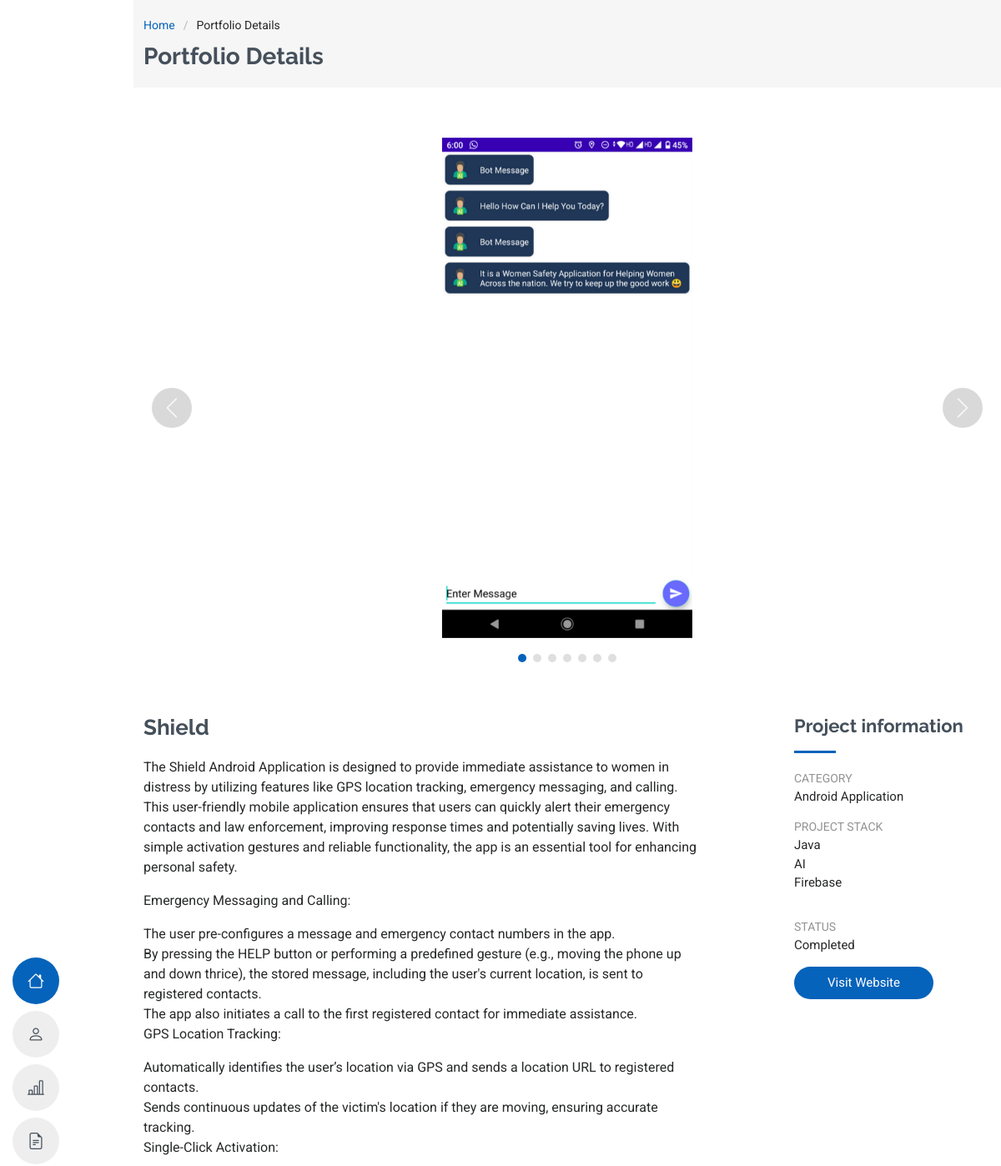
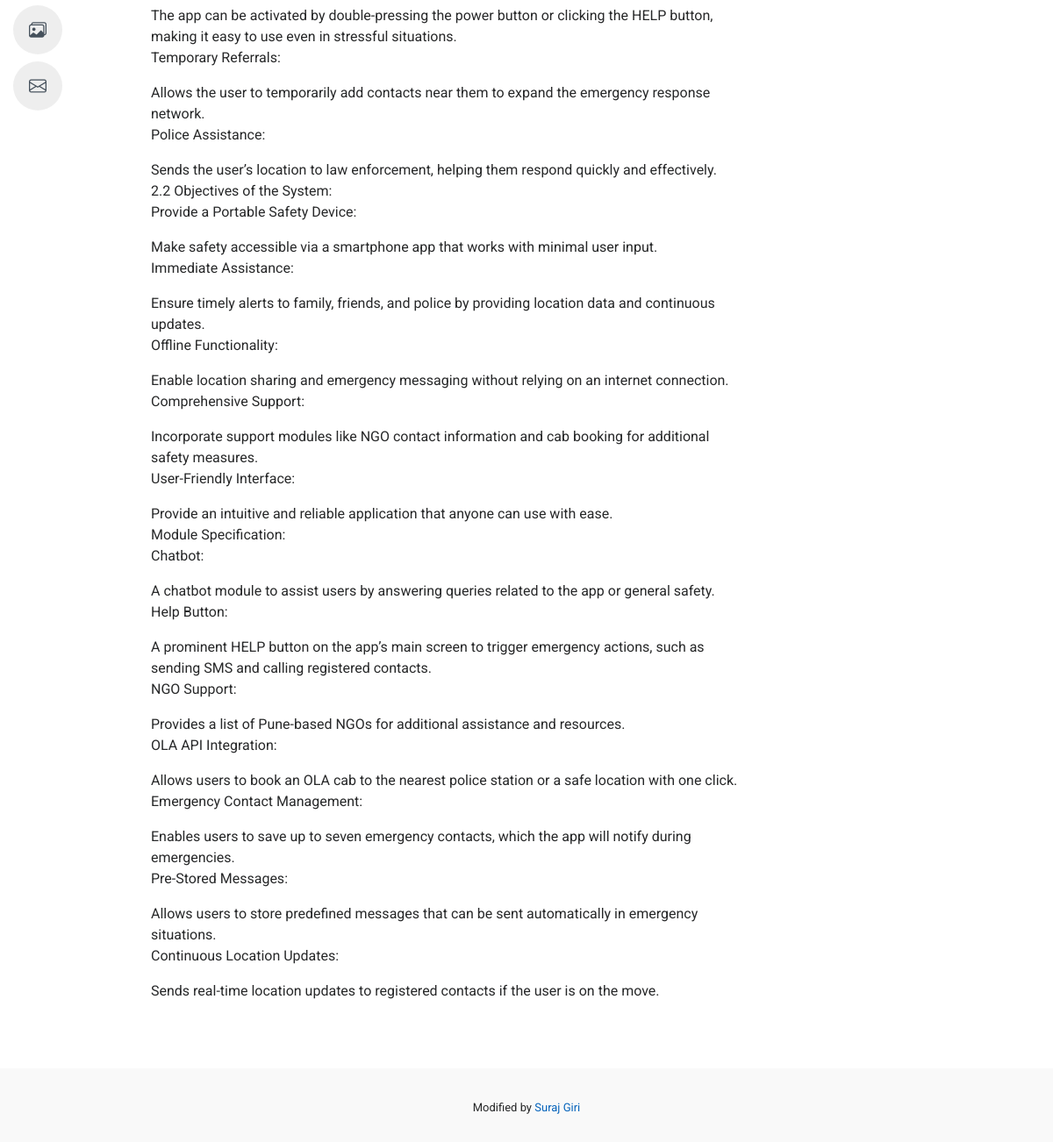
The app's page /portfolio/project/Shield/ with its own data (2 pictures, top to bottom).
### Portfolio/models.py (models this page shows, shortened)
class ProjectImage(models.Model):
    project = models.ForeignKey(Project, related_name='project_images', on_delete=models.CASCADE)
    image = models.ImageField(upload_to='project/images/', verbose_name='Image')

class Project(models.Model):
    CATEGORY_CHOICES = [
        ('Web Development', 'Web Development'),
        ('Desktop Application', 'Desktop Application'),
        ('Data Science', 'Data Science'),
        ('Android Application', 'Mobile App'),
        ('IOS Application', 'IOS Mobile App'),
    ]
    STATUS_CHOICES = [
        ('Ongoing', 'Ongoing'),
        ('Completed', 'Completed'),
        ('Pending', 'Pending'),
    ]
    project_name = models.CharField(max_length=100,unique=True)
    intro = models.TextField()
    project_description = models.TextField()
    category_type = models.CharField(max_length=50, choices=CATEGORY_CHOICES)
    stack = models.TextField()
    status = models.CharField(max_length=20, choices=STATUS_CHOICES)
    images = models.ImageField(upload_to='projects/', null=True, blank=True)

### Portfolio/views.py (the view)
# urls.py: path('portfolio/project/<str:project_name>/',views.projectInfo,name="project"),
def projectInfo(request,project_name):
    try:
        project_info = Project.objects.get(project_name = project_name)
        project_images = ProjectImage.objects.filter(project = project_info)
        return render(request,"developed-details.html",{'project_info':project_info,'project_images':project_images})
    except:
        return render(request,'developed-details.html')

### Portfolio/templates/developed-details.html (shortened to what this page needs)
<!DOCTYPE html>
<html lang="en">
{% load static %}
<head>
  {% include 'imports.html' %}
</head>
<body class="portfolio-details-page">
  {% include 'navigation.html' %}
  <main class="main">
    <div class="page-title" data-aos="fade">
      <div class="container">
        <nav class="breadcrumbs">
          <ol>
            <li><a href="{% url 'portfolio:home' %}">Home</a></li>
            <li class="current">Portfolio Details</li>
          </ol>
        </nav>
        <h1>Portfolio Details</h1>
      </div>
    </div>
    <section id="portfolio-details" class="portfolio-details section">
      <div class="container" data-aos="fade-up">
        <div class="portfolio-details-slider swiper init-swiper">
          <div class="swiper-wrapper align-items-center">
          {% if project_images %}
            {% for i in project_images %}
              <div class="swiper-slide">
                <img src="{{ i.image.url }}" alt=""  />
              </div>
            {% endfor %}
          {% else %}
            <p>No images available for this project.</p>
          {% endif %}
          </div>
          <div class="swiper-button-prev"></div>
          <div class="swiper-button-next"></div>
          <div class="swiper-pagination"></div>
        </div>
        <div class="row justify-content-between gy-4 mt-4">
          <div class="col-lg-8" data-aos="fade-up">
            <div class="portfolio-description">
              <h2>{{ project_info.project_name }}</h2>
              <p>
                {{ project_info.intro }}
              </p>
              <p >
                {{ project_info.project_description|linebreaks }}
              </p>
            </div>
          </div>
          <div class="col-lg-3" data-aos="fade-up" data-aos-delay="100">
            <div class="portfolio-info">
              <h3>Project information</h3>
              <ul>
                <li><strong>Category</strong>  {{ project_info.category_type }}</li>
                <li><strong>Project Stack</strong>
                   {{ project_info.stack|linebreaks }}
               </li>
               <li><strong>Status</strong>{{ project_info.status }}</li>
                <li><a href="#" class="btn-visit align-self-start">Visit Website</a></li>
              </ul>
            </div>
          </div>
        </div>
      </div>
    </section>
  </main>
  {% include 'footer.html' %}
</body>
</html>

### Portfolio/static/assets/css/main.css (style rules this page uses)
:root { --default-font: "Roboto", system-ui, -apple-system, "Segoe UI", Roboto, "Helvetica Neue", Arial, "Noto Sans", "Liberation Sans", sans-serif, "Apple Color Emoji", "Segoe UI Emoji", "Segoe UI Symbol", "Noto Color Emoji"; --heading-font: "Raleway", sans-serif; --nav-font: "Poppins", sans-serif; }
:root { --background-color: #ffffff; --default-color: #272829; --heading-color: #45505b; --accent-color: #0563bb; --surface-color: #ffffff; --contrast-color: #ffffff; }
:root { --nav-color: #45505b; --nav-hover-color: #0563bb; --nav-mobile-background-color: #ffffff; --nav-dropdown-background-color: #ffffff; --nav-dropdown-color: #212529; --nav-dropdown-hover-color: #0563bb; }
:root { scroll-behavior: smooth; }
body { color: var(--default-color); background-color: var(--background-color); font-family: var(--default-font); }
a { color: var(--accent-color); text-decoration: none; transition: 0.3s; }
h1, h2, h3, h4, h5, h6 { color: var(--heading-color); font-family: var(--heading-font); }
@media (min-width: 1200px) and (max-width: 1600px) { .header~main { margin-left: 160px; } }
.page-title { --background-color: color-mix(in srgb, var(--default-color), transparent 96%); color: var(--default-color); background-color: var(--background-color); padding: 20px 0; position: relative; }
.page-title h1 { font-size: 28px; font-weight: 700; margin: 0; }
.page-title .breadcrumbs ol { display: flex; flex-wrap: wrap; list-style: none; padding: 0 0 10px 0; margin: 0; font-size: 14px; font-weight: 400; }
.page-title .breadcrumbs ol li+li { padding-left: 10px; }
.page-title .breadcrumbs ol li+li::before { content: "/"; display: inline-block; padding-right: 10px; color: color-mix(in srgb, var(--default-color), transparent 70%); }
section, .section { color: var(--default-color); background-color: var(--background-color); padding: 60px 0; overflow: clip; }
.portfolio-details .portfolio-details-slider img { width: 100%; }
.portfolio-details .swiper-wrapper { height: auto; }
.portfolio-details .swiper-button-prev, .portfolio-details .swiper-button-next { width: 48px; height: 48px; }
.portfolio-details .swiper-button-prev:after, .portfolio-details .swiper-button-next:after { color: rgba(255, 255, 255, 0.8); background-color: rgba(0, 0, 0, 0.15); font-size: 24px; border-radius: 50%; width: 48px; height: 48px; display: flex; align-items: center; justify-content: center; transition: 0.3s; }
.portfolio-details .swiper-pagination { margin-top: 20px; position: relative; }
.portfolio-details .portfolio-info h3 { font-size: 22px; font-weight: 700; margin-bottom: 20px; padding-bottom: 20px; position: relative; }
.portfolio-details .portfolio-info h3:after { content: ""; position: absolute; display: block; width: 50px; height: 3px; background: var(--accent-color); left: 0; bottom: 0; }
.portfolio-details .portfolio-info ul { list-style: none; padding: 0; font-size: 15px; }
.portfolio-details .portfolio-info ul li { display: flex; flex-direction: column; padding-bottom: 15px; }
.portfolio-details .portfolio-info ul strong { text-transform: uppercase; font-weight: 400; color: color-mix(in srgb, var(--default-color), transparent 50%); font-size: 14px; }
.portfolio-details .portfolio-info .btn-visit { padding: 8px 40px; background: var(--accent-color); color: var(--contrast-color); border-radius: 50px; transition: 0.3s; }
.portfolio-details .portfolio-description h2 { font-size: 26px; font-weight: 700; margin-bottom: 20px; }
.portfolio-details .portfolio-description p { padding: 0; }

### Portfolio/templates/developed-details.html (style rules this page uses)
@media (min-width:1000px) { img { height: 600px; object-position: center; object-fit: contain; } }

### records on screen
ProjectImage: image (picture)
Project: project_name "Shield", intro "The Shield Android Application is designed to provide immediate assistance to women in distress by utilizing features like GPS location tracking, emergency messaging, and calling. This user-friendly mobile application ensures that users can quickly alert their emergency contacts and law enforcement, improving response times and potentially saving lives. With simple activation gestures and reliable functionality, the app is an essential tool for enhancing personal safety.", project_description "Emergency Messaging and Calling: The user pre-configures a message and emergency contact numbers in the app. By pressing the HELP button or performing a predefined gesture (e.g., moving the phone up and down thrice), the stored message, including the user's current location, is sent to registered contacts. The app also initiates a call to the first registered contact for immediate assistance. GPS Location Tracking: Automatically identifies the user’s location via GPS and sends a location URL to registered contacts. Sends continuous updates of the victim's location if they are moving, ensuring accurate tracking. Single-Click Activation: The app can be activated by double-pressing the power…", category_type "Android Application", stack "Java AI Firebase", status "Completed"
